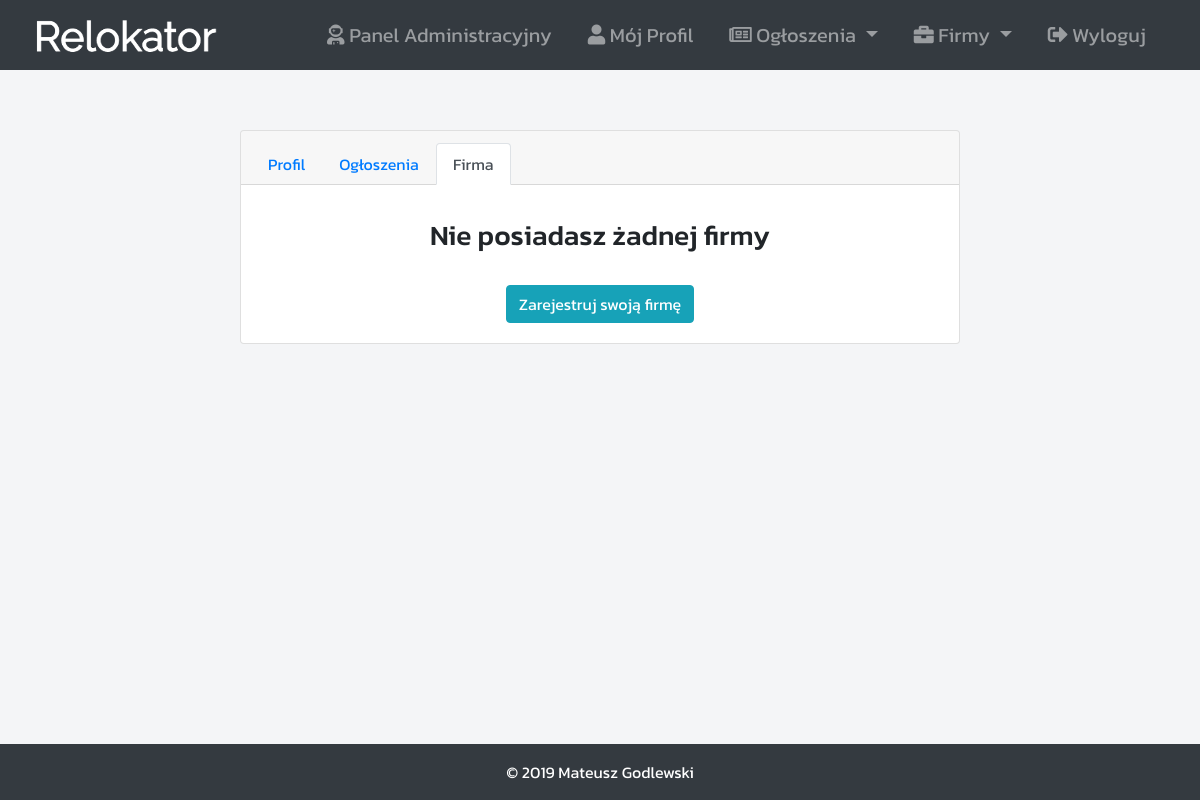
The page /accounts/quarion/companies (signed in) on the database as committed earlier.
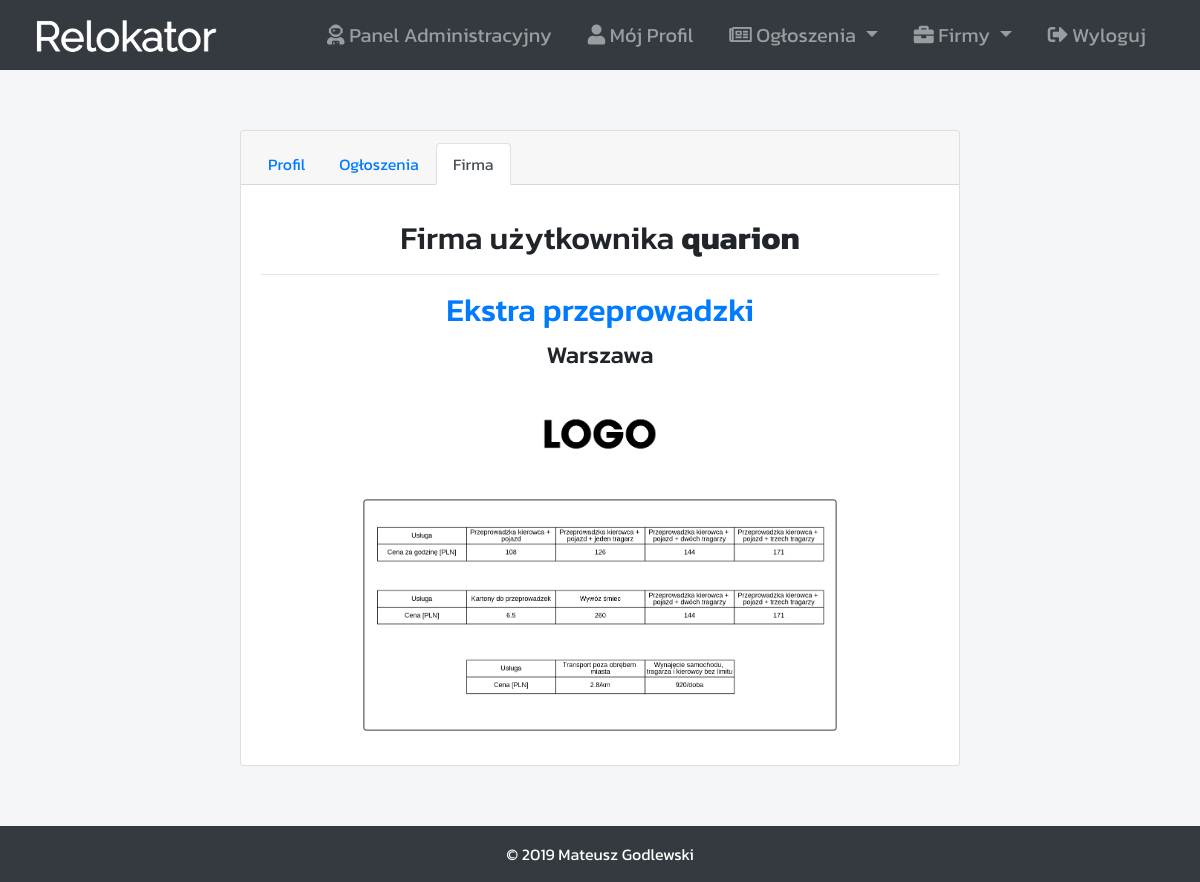
The same page on the database as committed later.
### accounts/models.py (models this page shows, shortened)
class Account(AbstractUser):
    username = models.CharField(max_length=50, unique=True, verbose_name="Nazwa użytkownika")
    first_name = models.CharField(max_length=100, unique=False, blank=False, verbose_name="Imię")
    last_name = models.CharField(max_length=100, unique=False, blank=True, verbose_name="Nazwisko")
    join_date = models.DateTimeField(default=timezone.now)
    email = models.EmailField(max_length=100, unique=True, blank=False, verbose_name="E-mail")
    phone_number = models.CharField(max_length=20, unique=True, blank=False, verbose_name="Numer telefonu")
    profile_image = models.ImageField(
        upload_to="profile_images/",
        blank=True,
        null=True,
        verbose_name="Zdjęcie profilowe",
    )
    USERNAME_FIELD = "username"
    REQUIRED_FIELDS = ["first_name", "email", "phone_number"]

### companies/models.py (models this page shows, shortened)
class Company(models.Model):
    user = models.ForeignKey(User, default=1, null=True, on_delete=models.CASCADE)
    name = models.CharField(max_length=50, unique=True, blank=False, verbose_name="Nazwa")
    location = models.CharField(max_length=100, unique=False, blank=False, verbose_name="Lokacja")
    logo = models.ImageField(upload_to="company_logo/", blank=True, null=True, verbose_name="Logo")
    tariff = models.ImageField(upload_to="company_tariff/", blank=True, null=True, verbose_name="Cennik")

### accounts/views.py (the view)
# urls.py: path("<str:account_id>/companies", account_companies_view),
def account_companies_view(request, account_id):
    template_name = "accounts/account-companies.html"
    user = Account.objects.get(username=account_id)
    company = Company.objects.filter(user=user.id).first()
    context = {
        "title": f"Firma użytkownika {account_id}",
        "username": account_id,
        "object": company
    }
    return render(request, template_name, context)

### accounts/templates/accounts/account-companies.html (shortened to what this page needs)
{% extends 'website/base.html' %}
{% block content %}
    <div id="account-info-card" class="card text-center">
        <div class="card-header">
            <ul class="nav nav-tabs card-header-tabs">
                <li class="nav-item">
                    <a class="nav-link" href="info">Profil</a>
                </li>
                <li class="nav-item">
                    <a class="nav-link" href="adverts">Ogłoszenia</a>
                </li>
                <li class="nav-item">
                    <a class="nav-link active" href="companies">Firma</a>
                </li>
            </ul>
        </div>
        <div class="card-body text-center" style="margin-top:2%">
            {% if object %}
                <h2 class="text-center">Firma użytkownika <b>{{username}}</b></h1>
                <hr>
                <h2 id="advert-detail-title" class='card-title'>{{object.name}}</h3>
                <h4 id="advert-detail-header">{{object.location}}</h4>
                {% if object.logo %}
                    <center>
                    <div id="company-info-div-image">
                        <img src="{{object.logo.url}}" class="card-img-top">
                    </div>
                    </center>
                {% endif %}
                {% if object.tariff %}
                    <center>
                    <div id="company-info-div-image-tariff">
                        <img src="{{object.tariff.url}}" class="card-img-top">
                    </div>
                    </center>
                {% endif %}
            {% else %}
                <h3 class="text-center">Nie posiadasz żadnej firmy</h3></br>
                <center><a class='btn btn-info' href="/companies/new">Zarejestruj swoją firmę</a></center>
            {% endif %}
        </div>
    </div>
{% endblock  %}

### website/templates/website/base.html (shortened to what this page needs)
<!doctype html>
{% load static %}
<html lang="pl">
  <head>
    <link rel="stylesheet" href="https://stackpath.bootstrapcdn.com/bootstrap/4.3.1/css/bootstrap.min.css">
    <link rel="stylesheet" href="{% static 'website/css/style.css' %}">
  </head>
  <body id="body">
    {% include 'website/navbar.html' %}
    <div id='main-container' class='container-fluid'>
      {% block content %}{% endblock  %}
    </div>
    {% include 'website/footer.html' %}
  </body>
</html>

### website/templates/website/navbar.html (shortened to what this page needs)
{% load static %}
<link rel="stylesheet" href="https://use.fontawesome.com/releases/v5.5.0/css/all.css">
<link rel="stylesheet" href="https://maxcdn.bootstrapcdn.com/bootstrap/4.1.3/css/bootstrap.min.css">
<nav class="navbar navbar-expand-md navbar-dark bg-dark" style="padding:1% 3% 1% 3%;">
  <a class="navbar-brand" href="/"><img src="{% static 'website/images/logo.png' %}"></a>
  <div id="navbar" class="navbar-collapse collapse hide">
    <ul id="navbar-menu" class="nav navbar-nav ml-auto" style="font-size:20px;">
      {% if user.is_authenticated%}
          {% if user.is_staff %}
            <li class="nav-item">
              <a class="nav-link" href="/admin"><span class="fas fa-user-astronaut"></span> Panel Administracyjny</a>
            </li>
          {% endif %}
          <li class="nav-item">
            <a class="nav-link" href="/accounts/{{request.user}}/info"><span class="fas fa-user"></span> Mój Profil</a>
          </li>
          <li class="nav-item dropdown">
            <a class="nav-link dropdown-toggle" href="#" id="navbarDropdown" role="button" data-toggle="dropdown" aria-haspopup="true" aria-expanded="false">
              <span class="far fa-newspaper"></span> Ogłoszenia
            </a>
          </li>
          <li class="nav-item dropdown">
            <a class="nav-link dropdown-toggle" href="#" id="navbarDropdown" role="button" data-toggle="dropdown" aria-haspopup="true" aria-expanded="false">
              <span class="fa fa-briefcase"></span> Firmy
            </a>
          </li>
          <li class="nav-item">
            <a class="nav-link" href="{% url 'logout' %}"><span class="fas fa-sign-out-alt"></span> Wyloguj</a>
          </li>
      {% endif %}
    </ul>
  </div>
</nav>

### website/templates/website/footer.html
<footer id="footer" class="page-footer font-small text-white bg-dark">
  <div class="footer-copyright text-center py-3">© 2019 Mateusz Godlewski</div>
</footer>

### website/static/website/css/style.css (style rules this page uses)
* { font-family: 'Kanit', sans-serif; }
a:link { text-decoration: none!important; }
#body { background-color: #F4F5F7; position: relative; min-height: 100vh; }
#main-container { background-color: #F4F5F7; padding: 0; padding-bottom: 3.5rem; }
#footer { position: absolute; bottom: 0; width: 100%; height: 3.5rem; }
#advert-detail-title { color: #007bff; display: inline-block; }
#account-info-card { width: 60%; margin: auto; margin-top: 5%; margin-bottom: 5%; }
#company-info-div-image { width: 30%; margin: 2% 0 2% 0; }
#company-info-div-image-tariff { width: 70%; margin: 2% 0 2% 0; }
.navbar-nav > li { margin-left:10px; margin-right:10px; }

Rows that differ between the two databases and show on the page:
now on this page (row edited): Account: username "quarion"
added Company: name "Ekstra przeprowadzki", location "Warszawa", logo (picture), tariff (picture)
Other text that changed with them:
text no longer shown: "Nie posiadasz żadnej firmy Zarejestruj swoją firmę"
text now shown: "Firma użytkownika"
